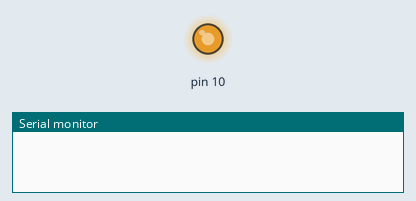
Simulated run of this sketch. Board: Arduino Uno, built with avr-gcc and run on an emulated ATmega328P. On the bench: output pins drawn as LEDs (lit = HIGH), the last lines printed to the serial monitor.

Above: at 0.1 s.
At 1.1 s:
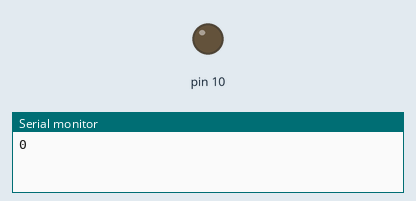
Timing chart, 0 to 2.6 s (numbered marks = the images above):
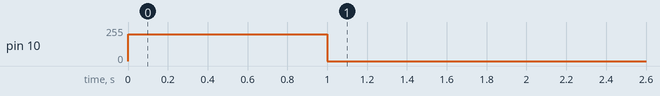

The sketch:

motor_test.ino
```cpp
#include <L298N.h>
int i;

void setup() {
pinMode(10,INPUT);
// analog Pin 10 as Input Pin for Motor A
Serial.begin(9600);

}

void loop() {
  // put your main code here, to run repeatedly:

while(i<1)// number is second value
{// Pin 10 is High for Motor A
analogWrite(10,200);
delay(1000);
Serial.println(i);
i=i+1;
}
analogWrite(10,0);
delay(4000);

}
```

Measured:
- by itself, pin 10: 0/255 → 200/255 at 0.00 s, → 0/255 1.0 s later
